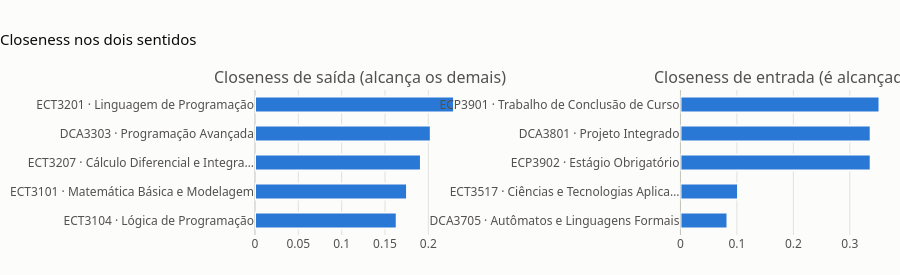

Notebook cell for this chart:
### Markdown cell above
## 4.5 Closeness — quão perto está das demais · *Semana 4*

closeness(v) = (N − 1) / (soma das distâncias de v aos demais).

Num DAG muitos pares **não têm caminho** (não há como ir de uma disciplina final a uma inicial). O networkx aplica a correção de **Wasserman–Faust**, que multiplica o valor pela fração de nós alcançáveis, e nós isolados ficam com 0. São duas versões, uma por sentido:

- `closeness_saida` (grafo invertido, distâncias **a partir de** v): alto quando v alcança muitas disciplinas rapidamente. Tende a destacar a **base** do currículo.
- `closeness_entrada` (padrão do networkx, distâncias **até** v): alto quando muitas disciplinas chegam a v rapidamente. Tende a destacar disciplinas **avançadas**.

### Code cell
metricas["closeness_entrada"] = pd.Series(nx.closeness_centrality(G))
metricas["closeness_saida"] = pd.Series(nx.closeness_centrality(G.reverse(copy=False)))

print("Maior closeness de saída (alcançam muitas disciplinas rapidamente):")
display(tabela_top(metricas, "closeness_saida", ["closeness_entrada", "grau_saida"]))

print("Maior closeness de entrada (alcançadas rapidamente por muitas):")
display(tabela_top(metricas, "closeness_entrada", ["closeness_saida", "grau_entrada"]))

fig = barras_top(metricas, ["closeness_saida", "closeness_entrada"],
                 ["Closeness de saída (alcança os demais)", "Closeness de entrada (é alcançada)"])
fig.update_layout(title="Closeness nos dois sentidos")
fig.show()

### Figure 1 — Plotly figure (JSON) as saved in the notebook; plotly's stock layout.template omitted (floating-point values rounded to 4 significant figures)
{"data": [{"customdata": ["ECT3104", "ECT3101", "ECT3207", "DCA3303", "ECT3201"], "hovertemplate": "<b>%{customdata}</b><br>%{y}<br>closeness_saida = %{x:.4g}<extra></extra>", "marker": {"color": "#2a78d6", "line": {"color": "#fcfcfb", "width": 2}}, "orientation": "h", "showlegend": false, "type": "bar", "x": [0.1636, 0.1754, 0.1915, 0.2029, 0.2297], "xaxis": "x", "y": ["ECT3104 · Lógica de Programação", "ECT3101 · Matemática Básica e Modelagem", "ECT3207 · Cálculo Diferencial e Integra…", "DCA3303 · Programação Avançada", "ECT3201 · Linguagem de Programação"], "yaxis": "y"}, {"customdata": ["DCA3705", "ECT3517", "ECP3902", "DCA3801", "ECP3901"], "hovertemplate": "<b>%{customdata}</b><br>%{y}<br>closeness_entrada = %{x:.4g}<extra></extra>", "marker": {"color": "#2a78d6", "line": {"color": "#fcfcfb", "width": 2}}, "orientation": "h", "showlegend": false, "type": "bar", "x": [0.08333, 0.102, 0.337, 0.337, 0.3527], "xaxis": "x2", "y": ["DCA3705 · Autômatos e Linguagens Formais", "ECT3517 · Ciências e Tecnologias Aplica…", "ECP3902 · Estágio Obrigatório", "DCA3801 · Projeto Integrado", "ECP3901 · Trabalho de Conclusão de Curso"], "yaxis": "y2"}], "layout": {"annotations": [{"font": {"size": 16}, "showarrow": false, "text": "Closeness de saída (alcança os demais)", "x": 0.165, "xanchor": "center", "xref": "paper", "y": 1, "yanchor": "bottom", "yref": "paper"}, {"font": {"size": 16}, "showarrow": false, "text": "Closeness de entrada (é alcançada)", "x": 0.835, "xanchor": "center", "xref": "paper", "y": 1, "yanchor": "bottom", "yref": "paper"}], "bargap": 0.45, "height": 275, "margin": {"b": 40, "l": 10, "r": 10, "t": 90}, "title": {"text": "Closeness nos dois sentidos"}, "xaxis": {"anchor": "y", "domain": [0, 0.33]}, "xaxis2": {"anchor": "y2", "domain": [0.67, 1.0]}, "yaxis": {"anchor": "x", "domain": [0, 1]}, "yaxis2": {"anchor": "x2", "domain": [0, 1]}}}
